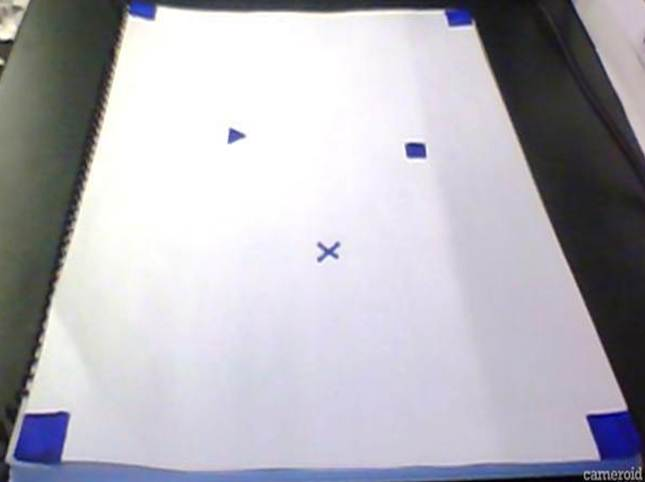
#> input picture src/Image_folder/camera/scripts/test2.jpg, 645 x 482 px, given in place of the camera
$ python followObjectRed.py   (Python 2 division)
#> lines starting #> are read from the running program, lines starting #| are printed output that depends on the picture; after the words box and inside, x2 and y2 are one past the last pixel; in counts of white or black regions, pixels touching at a corner belong together
import cv2
import numpy as np
import math
import time

################################################################################

epsilon = 0.0


def getthresholdedimg(hsv):
    #blue = cv2.inRange(hsv,np.array((152, 105, 127)),np.array((180, 145, 167)))
    blue = cv2.inRange(hsv,np.array((100,100,100)),np.array((120,255,255)))
    return (blue)


if __name__ == '__main__':

	#Initialize Camera
	c = cv2.VideoCapture(0)
	c.set(3, 320)
	c.set(4, 240)
	width, height = c.get(3), c.get(4)

	#Loop
	while(True):
	    #Capture Frame
	    _,f = c.read()
#> f is the input picture: shape (482, 645, 3); mean B, G, R 186.8, 179, 180.3
	    f = cv2.flip(f,1)
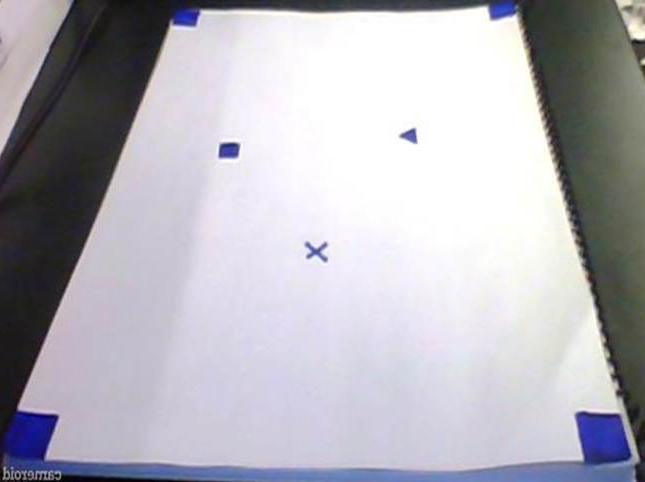
#> f: shape (482, 645, 3); mean B, G, R 186.8, 179, 180.3


	    #Process the image
	    blur = cv2.medianBlur(f,5)
	    hsv = cv2.cvtColor(f,cv2.COLOR_BGR2HSV)
#> hsv: shape (482, 645, 3); mean H, S, V 90.3, 22.2, 189.1
	    blue = getthresholdedimg(hsv)
#> in getthresholdedimg, `blue = cv2.inRange(hsv,np.array((100,100,100)),np.array((120,255,255)))`:
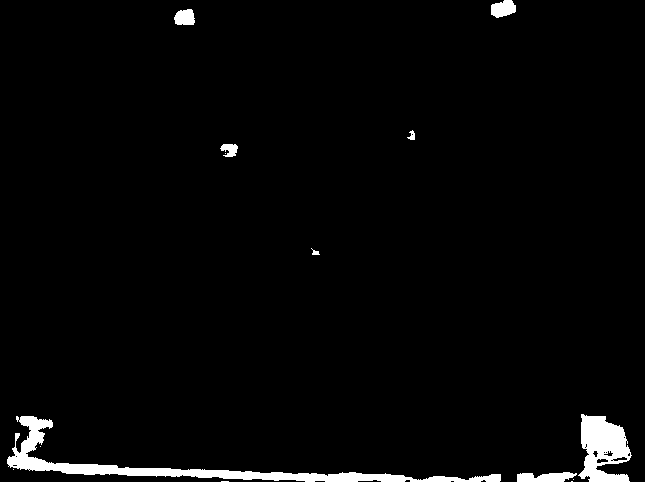
#> blue: shape (482, 645); 2.7% white; 14 white regions (6 under 20 px), largest, box (x1, y1, x2, y2) and area: (7, 416, 501, 482) 4623, (578, 414, 632, 482) 2357, (517, 472, 577, 482) 451
	    erode = cv2.erode(blue,None,iterations = 3)
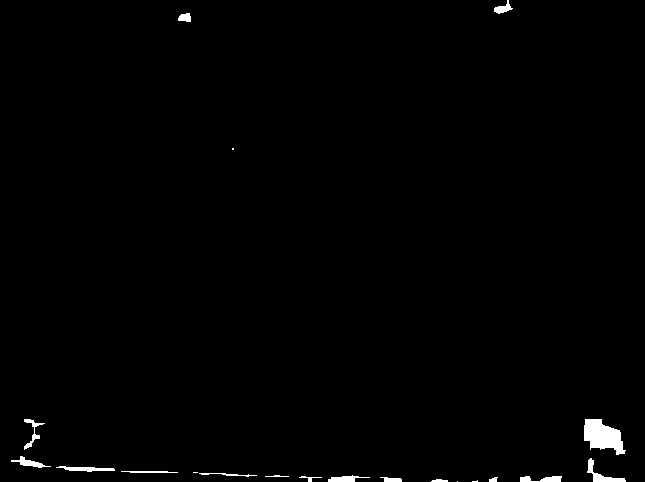
#> erode: shape (482, 645); 0.87% white; 20 white regions (4 under 20 px), largest, box (x1, y1, x2, y2) and area: (584, 419, 626, 455) 941, (587, 458, 626, 482) 261, (56, 466, 115, 472) 197
	    dilate = cv2.dilate(erode,None,iterations = 10)
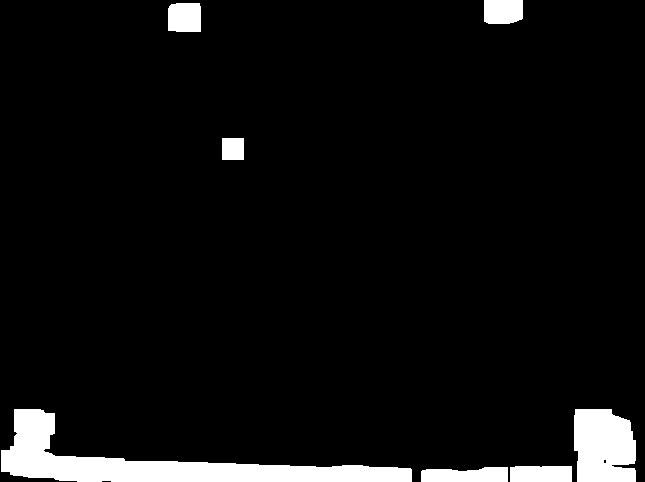
#> dilate: shape (482, 645); 5.9% white; 7 white regions


	    #Find Contours
	    contours,hierarchy = cv2.findContours(dilate,cv2.RETR_LIST,cv2.CHAIN_APPROX_SIMPLE)
#> contours = 8 contours, 1 with area under 20; largest, box (x1, y1, x2, y2) and area: (1, 409, 412, 482) 9277, (574, 409, 636, 482) 3895, (421, 467, 508, 482) 1040, (510, 466, 572, 482) 908, (168, 3, 201, 32) 873, (484, 0, 523, 24) 838, (222, 138, 244, 160) 441

	    #Get Centroid of largest contour
	    if len(contours) > 0:
		bestContour = contours[0];
#> bestContour = contour of 19 points, box (x1, y1, x2, y2) (421, 467, 508, 482), area 1040
		largestArea = cv2.contourArea(bestContour)
#> largestArea = 1040

		for cnt in contours:
		    area = cv2.contourArea(cnt)
		    if area > largestArea:
		        largestArea = area
		        bestContour = cnt
#> this loop made 8 passes
#> (area, largestArea) on passes 4 to 5: (3895, 3895), (9277, 9277)
#> area on passes 1, 2, 7, 8: 1040, 908.5, 873, 838.5
#> after the loop, bestContour = contour of 85 points, box (x1, y1, x2, y2) (1, 409, 412, 482), area 9277; largestArea = 9277

	   	x,y,w,h = cv2.boundingRect(bestContour)
#> x = 1; y = 409; w = 411; h = 73
        	cx,cy = x+w /2 , y+h/2
#> cx = 206; cy = 445

		cv2.drawContours(f,[bestContour],0,(0,255,0),2)

		M = cv2.moments(bestContour)
#> M = moments, m00 9277, centre m10/m00, m01/m00 = (158, 463.5)

		centroidX = int(M['m10']/M['m00'])
#> centroidX = 157
		centroidY = int(M['m01']/M['m00'])
#> centroidY = 463

		cv2.circle(f,(centroidX,centroidY),3,[0,0,255],1)
#> f: shape (482, 645, 3); mean B, G, R 185.5, 180.1, 179.3
        	cv2.circle(f,(int(width/2),int(height/2)),3,[255,0,0],1)
#> f: shape (482, 645, 3); mean B, G, R 185.5, 180.1, 179.2
        	cv2.line(f, (centroidX,centroidY), (int(width/2),int(height/2)), [0,255,0])
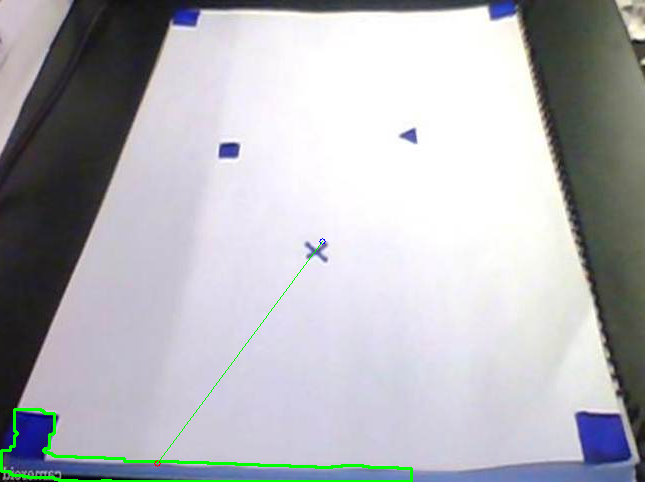
#> f: shape (482, 645, 3); mean B, G, R 185.3, 180.1, 179.1

        	if cx > width/2:
            		heading = 'right'
        	else:
            		heading = 'left'

        	print (heading)

		#Calculate the Angle
		angle = math.atan((centroidX - (width/2))/(width/2)) * 180 / math.pi
#> angle = -27.17

	    cv2.imshow('img',f)

    	    if cv2.waitKey(25) == 27:
#> (key Esc is pressed here)
        	break

cv2.destroyAllWindows()
c.release()
